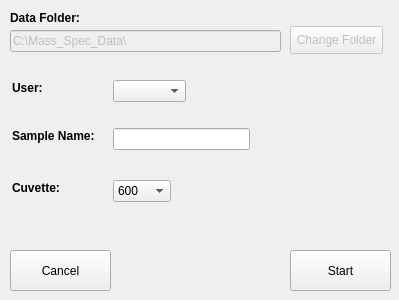
<?xml version="1.0" encoding="UTF-8"?>
<ui version="4.0">
 <class>StartDialog</class>
 <widget class="QDialog" name="StartDialog">
  <property name="geometry">
   <rect>
    <x>0</x>
    <y>0</y>
    <width>399</width>
    <height>300</height>
   </rect>
  </property>
  <property name="windowTitle">
   <string>Start new acquisition</string>
  </property>
  <widget class="QPushButton" name="change_folder">
   <property name="enabled">
    <bool>false</bool>
   </property>
   <property name="geometry">
    <rect>
     <x>290</x>
     <y>26</y>
     <width>93</width>
     <height>28</height>
    </rect>
   </property>
   <property name="text">
    <string>Change Folder</string>
   </property>
  </widget>
  <widget class="QLineEdit" name="txt_datafolder">
   <property name="enabled">
    <bool>false</bool>
   </property>
   <property name="geometry">
    <rect>
     <x>10</x>
     <y>30</y>
     <width>271</width>
     <height>22</height>
    </rect>
   </property>
   <property name="text">
    <string>C:\Mass_Spec_Data\</string>
   </property>
  </widget>
  <widget class="QLabel" name="lab_datafolder">
   <property name="geometry">
    <rect>
     <x>10</x>
     <y>10</y>
     <width>111</width>
     <height>16</height>
    </rect>
   </property>
   <property name="font">
    <font>
     <weight>75</weight>
     <bold>true</bold>
     <underline>false</underline>
     <kerning>true</kerning>
    </font>
   </property>
   <property name="text">
    <string>Data Folder: </string>
   </property>
  </widget>
  <widget class="QLabel" name="lab_samplename">
   <property name="geometry">
    <rect>
     <x>12</x>
     <y>128</y>
     <width>94</width>
     <height>16</height>
    </rect>
   </property>
   <property name="font">
    <font>
     <weight>75</weight>
     <bold>true</bold>
     <underline>false</underline>
     <kerning>true</kerning>
    </font>
   </property>
   <property name="text">
    <string>Sample Name: </string>
   </property>
  </widget>
  <widget class="QLabel" name="lab_user">
   <property name="geometry">
    <rect>
     <x>12</x>
     <y>80</y>
     <width>38</width>
     <height>16</height>
    </rect>
   </property>
   <property name="font">
    <font>
     <weight>75</weight>
     <bold>true</bold>
     <underline>false</underline>
     <kerning>true</kerning>
    </font>
   </property>
   <property name="text">
    <string>User: </string>
   </property>
  </widget>
  <widget class="QComboBox" name="box_user">
   <property name="geometry">
    <rect>
     <x>113</x>
     <y>80</y>
     <width>73</width>
     <height>22</height>
    </rect>
   </property>
  </widget>
  <widget class="QLineEdit" name="txt_samplename">
   <property name="geometry">
    <rect>
     <x>113</x>
     <y>128</y>
     <width>137</width>
     <height>22</height>
    </rect>
   </property>
  </widget>
  <widget class="QLabel" name="lab_cuvette">
   <property name="geometry">
    <rect>
     <x>12</x>
     <y>180</y>
     <width>61</width>
     <height>16</height>
    </rect>
   </property>
   <property name="font">
    <font>
     <weight>75</weight>
     <bold>true</bold>
     <underline>false</underline>
     <kerning>true</kerning>
    </font>
   </property>
   <property name="text">
    <string>Cuvette: </string>
   </property>
  </widget>
  <widget class="QComboBox" name="box_cuvette">
   <property name="geometry">
    <rect>
     <x>113</x>
     <y>180</y>
     <width>58</width>
     <height>22</height>
    </rect>
   </property>
   <property name="layoutDirection">
    <enum>Qt::LeftToRight</enum>
   </property>
   <property name="sizeAdjustPolicy">
    <enum>QComboBox::AdjustToContents</enum>
   </property>
   <item>
    <property name="text">
     <string>600</string>
    </property>
   </item>
   <item>
    <property name="text">
     <string>2000</string>
    </property>
   </item>
   <item>
    <property name="text">
     <string>4000</string>
    </property>
   </item>
  </widget>
  <widget class="QPushButton" name="btn_cancel">
   <property name="geometry">
    <rect>
     <x>10</x>
     <y>250</y>
     <width>101</width>
     <height>41</height>
    </rect>
   </property>
   <property name="text">
    <string>Cancel</string>
   </property>
  </widget>
  <widget class="QPushButton" name="btn_start">
   <property name="geometry">
    <rect>
     <x>290</x>
     <y>250</y>
     <width>101</width>
     <height>41</height>
    </rect>
   </property>
   <property name="text">
    <string>Start</string>
   </property>
  </widget>
 </widget>
 <resources/>
 <connections/>
</ui>
